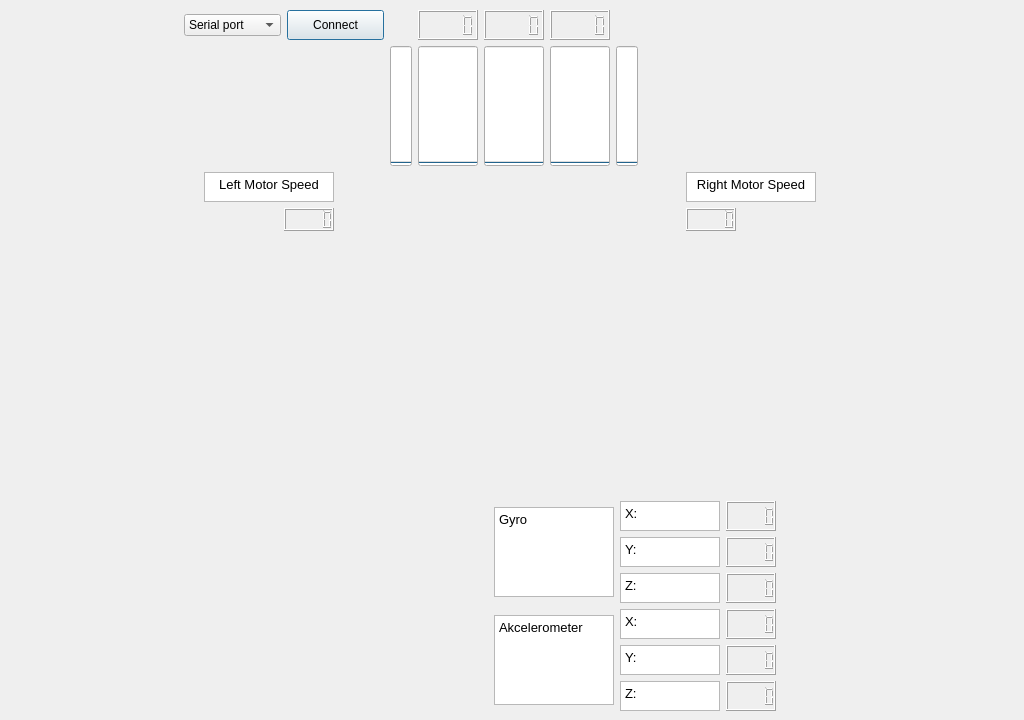
<?xml version="1.0" encoding="UTF-8"?>
<ui version="4.0">
 <author>Stanislav Jochman</author>
 <class>Dialog</class>
 <widget class="QDialog" name="Dialog">
  <property name="geometry">
   <rect>
    <x>0</x>
    <y>0</y>
    <width>1024</width>
    <height>720</height>
   </rect>
  </property>
  <property name="minimumSize">
   <size>
    <width>1024</width>
    <height>720</height>
   </size>
  </property>
  <property name="maximumSize">
   <size>
    <width>1024</width>
    <height>720</height>
   </size>
  </property>
  <property name="windowTitle">
   <string>Dialog</string>
  </property>
  <property name="windowIcon">
   <iconset>
    <normaloff>../img/LSTME_logo.png</normaloff>../img/LSTME_logo.png</iconset>
  </property>
  <widget class="QWidget" name="gridLayoutWidget_2">
   <property name="geometry">
    <rect>
     <x>10</x>
     <y>10</y>
     <width>1001</width>
     <height>701</height>
    </rect>
   </property>
   <layout class="QGridLayout" name="gridLayout_2">
    <item row="2" column="1">
     <layout class="QHBoxLayout" name="horizontalLayout_4">
      <item>
       <widget class="QLabel" name="label_2">
        <property name="minimumSize">
         <size>
          <width>70</width>
          <height>70</height>
         </size>
        </property>
        <property name="maximumSize">
         <size>
          <width>180</width>
          <height>180</height>
         </size>
        </property>
        <property name="text">
         <string/>
        </property>
        <property name="pixmap">
         <pixmap>../img/gyro.png</pixmap>
        </property>
        <property name="scaledContents">
         <bool>true</bool>
        </property>
        <property name="alignment">
         <set>Qt::AlignCenter</set>
        </property>
       </widget>
      </item>
      <item>
       <layout class="QGridLayout" name="gridLayout_3">
        <item row="0" column="0">
         <widget class="QTextBrowser" name="textBrowser">
          <property name="minimumSize">
           <size>
            <width>120</width>
            <height>0</height>
           </size>
          </property>
          <property name="maximumSize">
           <size>
            <width>120</width>
            <height>90</height>
           </size>
          </property>
          <property name="html">
           <string>&lt;!DOCTYPE HTML PUBLIC &quot;-//W3C//DTD HTML 4.0//EN&quot; &quot;http://www.w3.org/TR/REC-html40/strict.dtd&quot;&gt;
&lt;html&gt;&lt;head&gt;&lt;meta name=&quot;qrichtext&quot; content=&quot;1&quot; /&gt;&lt;style type=&quot;text/css&quot;&gt;
p, li { white-space: pre-wrap; }
&lt;/style&gt;&lt;/head&gt;&lt;body style=&quot; font-family:'Noto Sans'; font-size:10pt; font-weight:400; font-style:normal;&quot;&gt;
&lt;p style=&quot; margin-top:0px; margin-bottom:0px; margin-left:0px; margin-right:0px; -qt-block-indent:0; text-indent:0px;&quot;&gt;Gyro&lt;/p&gt;&lt;/body&gt;&lt;/html&gt;</string>
          </property>
         </widget>
        </item>
        <item row="1" column="0">
         <widget class="QTextBrowser" name="textBrowser_2">
          <property name="minimumSize">
           <size>
            <width>120</width>
            <height>90</height>
           </size>
          </property>
          <property name="maximumSize">
           <size>
            <width>120</width>
            <height>90</height>
           </size>
          </property>
          <property name="html">
           <string>&lt;!DOCTYPE HTML PUBLIC &quot;-//W3C//DTD HTML 4.0//EN&quot; &quot;http://www.w3.org/TR/REC-html40/strict.dtd&quot;&gt;
&lt;html&gt;&lt;head&gt;&lt;meta name=&quot;qrichtext&quot; content=&quot;1&quot; /&gt;&lt;style type=&quot;text/css&quot;&gt;
p, li { white-space: pre-wrap; }
&lt;/style&gt;&lt;/head&gt;&lt;body style=&quot; font-family:'Noto Sans'; font-size:10pt; font-weight:400; font-style:normal;&quot;&gt;
&lt;p style=&quot; margin-top:0px; margin-bottom:0px; margin-left:0px; margin-right:0px; -qt-block-indent:0; text-indent:0px;&quot;&gt;Akcelerometer&lt;/p&gt;
&lt;p style=&quot;-qt-paragraph-type:empty; margin-top:0px; margin-bottom:0px; margin-left:0px; margin-right:0px; -qt-block-indent:0; text-indent:0px;&quot;&gt;&lt;br /&gt;&lt;/p&gt;&lt;/body&gt;&lt;/html&gt;</string>
          </property>
         </widget>
        </item>
        <item row="0" column="1">
         <layout class="QGridLayout" name="gridLayout_4">
          <item row="0" column="1">
           <widget class="QLCDNumber" name="GyroX">
            <property name="maximumSize">
             <size>
              <width>50</width>
              <height>30</height>
             </size>
            </property>
           </widget>
          </item>
          <item row="3" column="1">
           <widget class="QLCDNumber" name="GyroZ">
            <property name="maximumSize">
             <size>
              <width>50</width>
              <height>30</height>
             </size>
            </property>
           </widget>
          </item>
          <item row="2" column="1">
           <widget class="QLCDNumber" name="GyroY">
            <property name="maximumSize">
             <size>
              <width>50</width>
              <height>30</height>
             </size>
            </property>
           </widget>
          </item>
          <item row="0" column="0">
           <widget class="QTextBrowser" name="textBrowser_3">
            <property name="maximumSize">
             <size>
              <width>100</width>
              <height>30</height>
             </size>
            </property>
            <property name="html">
             <string>&lt;!DOCTYPE HTML PUBLIC &quot;-//W3C//DTD HTML 4.0//EN&quot; &quot;http://www.w3.org/TR/REC-html40/strict.dtd&quot;&gt;
&lt;html&gt;&lt;head&gt;&lt;meta name=&quot;qrichtext&quot; content=&quot;1&quot; /&gt;&lt;style type=&quot;text/css&quot;&gt;
p, li { white-space: pre-wrap; }
&lt;/style&gt;&lt;/head&gt;&lt;body style=&quot; font-family:'Noto Sans'; font-size:10pt; font-weight:400; font-style:normal;&quot;&gt;
&lt;p style=&quot; margin-top:0px; margin-bottom:0px; margin-left:0px; margin-right:0px; -qt-block-indent:0; text-indent:0px;&quot;&gt;X:&lt;/p&gt;&lt;/body&gt;&lt;/html&gt;</string>
            </property>
           </widget>
          </item>
          <item row="2" column="0">
           <widget class="QTextBrowser" name="textBrowser_4">
            <property name="maximumSize">
             <size>
              <width>100</width>
              <height>30</height>
             </size>
            </property>
            <property name="html">
             <string>&lt;!DOCTYPE HTML PUBLIC &quot;-//W3C//DTD HTML 4.0//EN&quot; &quot;http://www.w3.org/TR/REC-html40/strict.dtd&quot;&gt;
&lt;html&gt;&lt;head&gt;&lt;meta name=&quot;qrichtext&quot; content=&quot;1&quot; /&gt;&lt;style type=&quot;text/css&quot;&gt;
p, li { white-space: pre-wrap; }
&lt;/style&gt;&lt;/head&gt;&lt;body style=&quot; font-family:'Noto Sans'; font-size:10pt; font-weight:400; font-style:normal;&quot;&gt;
&lt;p style=&quot; margin-top:0px; margin-bottom:0px; margin-left:0px; margin-right:0px; -qt-block-indent:0; text-indent:0px;&quot;&gt;Y:&lt;/p&gt;&lt;/body&gt;&lt;/html&gt;</string>
            </property>
           </widget>
          </item>
          <item row="3" column="0">
           <widget class="QTextBrowser" name="textBrowser_5">
            <property name="maximumSize">
             <size>
              <width>100</width>
              <height>30</height>
             </size>
            </property>
            <property name="html">
             <string>&lt;!DOCTYPE HTML PUBLIC &quot;-//W3C//DTD HTML 4.0//EN&quot; &quot;http://www.w3.org/TR/REC-html40/strict.dtd&quot;&gt;
&lt;html&gt;&lt;head&gt;&lt;meta name=&quot;qrichtext&quot; content=&quot;1&quot; /&gt;&lt;style type=&quot;text/css&quot;&gt;
p, li { white-space: pre-wrap; }
&lt;/style&gt;&lt;/head&gt;&lt;body style=&quot; font-family:'Noto Sans'; font-size:10pt; font-weight:400; font-style:normal;&quot;&gt;
&lt;p style=&quot; margin-top:0px; margin-bottom:0px; margin-left:0px; margin-right:0px; -qt-block-indent:0; text-indent:0px;&quot;&gt;Z:&lt;/p&gt;&lt;/body&gt;&lt;/html&gt;</string>
            </property>
           </widget>
          </item>
         </layout>
        </item>
        <item row="1" column="1">
         <layout class="QGridLayout" name="gridLayout_5">
          <item row="2" column="1">
           <widget class="QLCDNumber" name="AccelerometerY">
            <property name="maximumSize">
             <size>
              <width>50</width>
              <height>30</height>
             </size>
            </property>
           </widget>
          </item>
          <item row="3" column="0">
           <widget class="QTextBrowser" name="textBrowser_8">
            <property name="maximumSize">
             <size>
              <width>100</width>
              <height>30</height>
             </size>
            </property>
            <property name="html">
             <string>&lt;!DOCTYPE HTML PUBLIC &quot;-//W3C//DTD HTML 4.0//EN&quot; &quot;http://www.w3.org/TR/REC-html40/strict.dtd&quot;&gt;
&lt;html&gt;&lt;head&gt;&lt;meta name=&quot;qrichtext&quot; content=&quot;1&quot; /&gt;&lt;style type=&quot;text/css&quot;&gt;
p, li { white-space: pre-wrap; }
&lt;/style&gt;&lt;/head&gt;&lt;body style=&quot; font-family:'Noto Sans'; font-size:10pt; font-weight:400; font-style:normal;&quot;&gt;
&lt;p style=&quot; margin-top:0px; margin-bottom:0px; margin-left:0px; margin-right:0px; -qt-block-indent:0; text-indent:0px;&quot;&gt;Z:&lt;/p&gt;&lt;/body&gt;&lt;/html&gt;</string>
            </property>
           </widget>
          </item>
          <item row="0" column="1">
           <widget class="QLCDNumber" name="AccelerometerX">
            <property name="maximumSize">
             <size>
              <width>50</width>
              <height>30</height>
             </size>
            </property>
           </widget>
          </item>
          <item row="0" column="0">
           <widget class="QTextBrowser" name="textBrowser_6">
            <property name="maximumSize">
             <size>
              <width>100</width>
              <height>30</height>
             </size>
            </property>
            <property name="html">
             <string>&lt;!DOCTYPE HTML PUBLIC &quot;-//W3C//DTD HTML 4.0//EN&quot; &quot;http://www.w3.org/TR/REC-html40/strict.dtd&quot;&gt;
&lt;html&gt;&lt;head&gt;&lt;meta name=&quot;qrichtext&quot; content=&quot;1&quot; /&gt;&lt;style type=&quot;text/css&quot;&gt;
p, li { white-space: pre-wrap; }
&lt;/style&gt;&lt;/head&gt;&lt;body style=&quot; font-family:'Noto Sans'; font-size:10pt; font-weight:400; font-style:normal;&quot;&gt;
&lt;p style=&quot; margin-top:0px; margin-bottom:0px; margin-left:0px; margin-right:0px; -qt-block-indent:0; text-indent:0px;&quot;&gt;X:&lt;/p&gt;&lt;/body&gt;&lt;/html&gt;</string>
            </property>
           </widget>
          </item>
          <item row="3" column="1">
           <widget class="QLCDNumber" name="AccelerometerZ">
            <property name="maximumSize">
             <size>
              <width>50</width>
              <height>50</height>
             </size>
            </property>
           </widget>
          </item>
          <item row="2" column="0">
           <widget class="QTextBrowser" name="textBrowser_7">
            <property name="maximumSize">
             <size>
              <width>100</width>
              <height>30</height>
             </size>
            </property>
            <property name="html">
             <string>&lt;!DOCTYPE HTML PUBLIC &quot;-//W3C//DTD HTML 4.0//EN&quot; &quot;http://www.w3.org/TR/REC-html40/strict.dtd&quot;&gt;
&lt;html&gt;&lt;head&gt;&lt;meta name=&quot;qrichtext&quot; content=&quot;1&quot; /&gt;&lt;style type=&quot;text/css&quot;&gt;
p, li { white-space: pre-wrap; }
&lt;/style&gt;&lt;/head&gt;&lt;body style=&quot; font-family:'Noto Sans'; font-size:10pt; font-weight:400; font-style:normal;&quot;&gt;
&lt;p style=&quot; margin-top:0px; margin-bottom:0px; margin-left:0px; margin-right:0px; -qt-block-indent:0; text-indent:0px;&quot;&gt;Y:&lt;/p&gt;&lt;/body&gt;&lt;/html&gt;</string>
            </property>
           </widget>
          </item>
         </layout>
        </item>
       </layout>
      </item>
     </layout>
    </item>
    <item row="1" column="1">
     <layout class="QHBoxLayout" name="horizontalLayout_2">
      <item>
       <layout class="QVBoxLayout" name="verticalLayout">
        <item>
         <widget class="QTextBrowser" name="textBrowser_9">
          <property name="minimumSize">
           <size>
            <width>130</width>
            <height>30</height>
           </size>
          </property>
          <property name="maximumSize">
           <size>
            <width>130</width>
            <height>30</height>
           </size>
          </property>
          <property name="layoutDirection">
           <enum>Qt::RightToLeft</enum>
          </property>
          <property name="html">
           <string>&lt;!DOCTYPE HTML PUBLIC &quot;-//W3C//DTD HTML 4.0//EN&quot; &quot;http://www.w3.org/TR/REC-html40/strict.dtd&quot;&gt;
&lt;html&gt;&lt;head&gt;&lt;meta name=&quot;qrichtext&quot; content=&quot;1&quot; /&gt;&lt;style type=&quot;text/css&quot;&gt;
p, li { white-space: pre-wrap; }
&lt;/style&gt;&lt;/head&gt;&lt;body style=&quot; font-family:'Noto Sans'; font-size:10pt; font-weight:400; font-style:normal;&quot;&gt;
&lt;p align=&quot;center&quot; style=&quot; margin-top:0px; margin-bottom:0px; margin-left:0px; margin-right:0px; -qt-block-indent:0; text-indent:0px;&quot;&gt;Left Motor Speed&lt;/p&gt;&lt;/body&gt;&lt;/html&gt;</string>
          </property>
         </widget>
        </item>
        <item>
         <widget class="QLCDNumber" name="MotorL">
          <property name="maximumSize">
           <size>
            <width>50</width>
            <height>30</height>
           </size>
          </property>
          <property name="layoutDirection">
           <enum>Qt::RightToLeft</enum>
          </property>
         </widget>
        </item>
        <item>
         <spacer name="verticalSpacer_2">
          <property name="orientation">
           <enum>Qt::Vertical</enum>
          </property>
          <property name="sizeHint" stdset="0">
           <size>
            <width>20</width>
            <height>40</height>
           </size>
          </property>
         </spacer>
        </item>
       </layout>
      </item>
      <item>
       <widget class="QLabel" name="label">
        <property name="maximumSize">
         <size>
          <width>300</width>
          <height>300</height>
         </size>
        </property>
        <property name="text">
         <string/>
        </property>
        <property name="pixmap">
         <pixmap>../img/robot.png</pixmap>
        </property>
        <property name="scaledContents">
         <bool>true</bool>
        </property>
        <property name="alignment">
         <set>Qt::AlignCenter</set>
        </property>
       </widget>
      </item>
      <item>
       <layout class="QVBoxLayout" name="verticalLayout_2">
        <item>
         <widget class="QTextBrowser" name="textBrowser_10">
          <property name="minimumSize">
           <size>
            <width>130</width>
            <height>30</height>
           </size>
          </property>
          <property name="maximumSize">
           <size>
            <width>130</width>
            <height>30</height>
           </size>
          </property>
          <property name="html">
           <string>&lt;!DOCTYPE HTML PUBLIC &quot;-//W3C//DTD HTML 4.0//EN&quot; &quot;http://www.w3.org/TR/REC-html40/strict.dtd&quot;&gt;
&lt;html&gt;&lt;head&gt;&lt;meta name=&quot;qrichtext&quot; content=&quot;1&quot; /&gt;&lt;style type=&quot;text/css&quot;&gt;
p, li { white-space: pre-wrap; }
&lt;/style&gt;&lt;/head&gt;&lt;body style=&quot; font-family:'Noto Sans'; font-size:10pt; font-weight:400; font-style:normal;&quot;&gt;
&lt;p align=&quot;center&quot; style=&quot; margin-top:0px; margin-bottom:0px; margin-left:0px; margin-right:0px; -qt-block-indent:0; text-indent:0px;&quot;&gt;Right Motor Speed&lt;/p&gt;&lt;/body&gt;&lt;/html&gt;</string>
          </property>
         </widget>
        </item>
        <item>
         <widget class="QLCDNumber" name="MotorR">
          <property name="maximumSize">
           <size>
            <width>50</width>
            <height>30</height>
           </size>
          </property>
         </widget>
        </item>
        <item>
         <spacer name="verticalSpacer">
          <property name="orientation">
           <enum>Qt::Vertical</enum>
          </property>
          <property name="sizeHint" stdset="0">
           <size>
            <width>20</width>
            <height>40</height>
           </size>
          </property>
         </spacer>
        </item>
       </layout>
      </item>
     </layout>
    </item>
    <item row="0" column="1">
     <layout class="QGridLayout" name="gridLayout">
      <property name="sizeConstraint">
       <enum>QLayout::SetMaximumSize</enum>
      </property>
      <property name="bottomMargin">
       <number>0</number>
      </property>
      <item row="2" column="2">
       <widget class="QProgressBar" name="LightSensor2">
        <property name="maximumSize">
         <size>
          <width>60</width>
          <height>120</height>
         </size>
        </property>
        <property name="maximum">
         <number>1</number>
        </property>
        <property name="value">
         <number>-1</number>
        </property>
        <property name="alignment">
         <set>Qt::AlignCenter</set>
        </property>
        <property name="orientation">
         <enum>Qt::Vertical</enum>
        </property>
       </widget>
      </item>
      <item row="1" column="3">
       <widget class="QLCDNumber" name="Ultrasonic2">
        <property name="maximumSize">
         <size>
          <width>60</width>
          <height>30</height>
         </size>
        </property>
       </widget>
      </item>
      <item row="2" column="0">
       <spacer name="horizontalSpacer">
        <property name="orientation">
         <enum>Qt::Horizontal</enum>
        </property>
        <property name="sizeType">
         <enum>QSizePolicy::Fixed</enum>
        </property>
        <property name="sizeHint" stdset="0">
         <size>
          <width>200</width>
          <height>10</height>
         </size>
        </property>
       </spacer>
      </item>
      <item row="2" column="5">
       <widget class="QProgressBar" name="LightSensor5">
        <property name="maximumSize">
         <size>
          <width>60</width>
          <height>120</height>
         </size>
        </property>
        <property name="maximum">
         <number>1</number>
        </property>
        <property name="value">
         <number>-1</number>
        </property>
        <property name="alignment">
         <set>Qt::AlignCenter</set>
        </property>
        <property name="orientation">
         <enum>Qt::Vertical</enum>
        </property>
       </widget>
      </item>
      <item row="2" column="4">
       <widget class="QProgressBar" name="LightSensor4">
        <property name="maximumSize">
         <size>
          <width>60</width>
          <height>120</height>
         </size>
        </property>
        <property name="maximum">
         <number>1</number>
        </property>
        <property name="value">
         <number>-1</number>
        </property>
        <property name="alignment">
         <set>Qt::AlignCenter</set>
        </property>
        <property name="orientation">
         <enum>Qt::Vertical</enum>
        </property>
       </widget>
      </item>
      <item row="2" column="3">
       <widget class="QProgressBar" name="LightSensor3">
        <property name="maximumSize">
         <size>
          <width>60</width>
          <height>120</height>
         </size>
        </property>
        <property name="font">
         <font>
          <weight>50</weight>
          <bold>false</bold>
         </font>
        </property>
        <property name="layoutDirection">
         <enum>Qt::LeftToRight</enum>
        </property>
        <property name="maximum">
         <number>1</number>
        </property>
        <property name="value">
         <number>-1</number>
        </property>
        <property name="alignment">
         <set>Qt::AlignCenter</set>
        </property>
        <property name="orientation">
         <enum>Qt::Vertical</enum>
        </property>
       </widget>
      </item>
      <item row="2" column="6">
       <spacer name="horizontalSpacer_3">
        <property name="orientation">
         <enum>Qt::Horizontal</enum>
        </property>
        <property name="sizeType">
         <enum>QSizePolicy::Fixed</enum>
        </property>
        <property name="sizeHint" stdset="0">
         <size>
          <width>200</width>
          <height>10</height>
         </size>
        </property>
       </spacer>
      </item>
      <item row="1" column="2">
       <widget class="QLCDNumber" name="Ultrasonic1">
        <property name="maximumSize">
         <size>
          <width>60</width>
          <height>30</height>
         </size>
        </property>
       </widget>
      </item>
      <item row="1" column="4">
       <widget class="QLCDNumber" name="Ultrasonic3">
        <property name="maximumSize">
         <size>
          <width>60</width>
          <height>30</height>
         </size>
        </property>
       </widget>
      </item>
      <item row="2" column="1">
       <widget class="QProgressBar" name="LightSensor1">
        <property name="maximumSize">
         <size>
          <width>60</width>
          <height>120</height>
         </size>
        </property>
        <property name="maximum">
         <number>1</number>
        </property>
        <property name="value">
         <number>-1</number>
        </property>
        <property name="alignment">
         <set>Qt::AlignCenter</set>
        </property>
        <property name="orientation">
         <enum>Qt::Vertical</enum>
        </property>
       </widget>
      </item>
      <item row="1" column="0">
       <layout class="QHBoxLayout" name="horizontalLayout_3">
        <item>
         <widget class="QComboBox" name="COM_Port">
          <item>
           <property name="text">
            <string>Serial port</string>
           </property>
          </item>
         </widget>
        </item>
        <item>
         <widget class="QPushButton" name="ConnectButton">
          <property name="maximumSize">
           <size>
            <width>100</width>
            <height>50</height>
           </size>
          </property>
          <property name="text">
           <string>Connect</string>
          </property>
         </widget>
        </item>
       </layout>
      </item>
     </layout>
    </item>
    <item row="0" column="2">
     <spacer name="horizontalSpacer_5">
      <property name="orientation">
       <enum>Qt::Horizontal</enum>
      </property>
      <property name="sizeHint" stdset="0">
       <size>
        <width>40</width>
        <height>20</height>
       </size>
      </property>
     </spacer>
    </item>
    <item row="0" column="0">
     <spacer name="horizontalSpacer_4">
      <property name="orientation">
       <enum>Qt::Horizontal</enum>
      </property>
      <property name="sizeHint" stdset="0">
       <size>
        <width>40</width>
        <height>20</height>
       </size>
      </property>
     </spacer>
    </item>
   </layout>
  </widget>
 </widget>
 <resources/>
 <connections/>
</ui>
